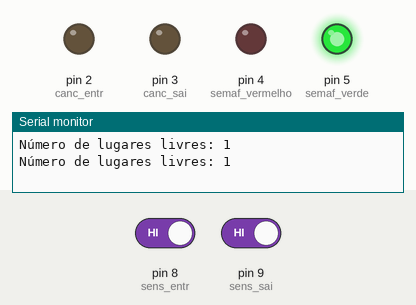
A sketch run on a simulated Arduino Uno, built with avr-gcc and run on an emulated ATmega328P. Shown: output pins drawn as LEDs (lit = HIGH), the last lines printed to the serial monitor. Inputs (shaded band) come from the test bench; at power-on: pin 8 (sens_entr) HIGH, pin 9 (sens_sai) HIGH.

Above: at 2.2 s.
2.3 s: pin 8 (sens_entr) driven LOW
At 3.0 s:
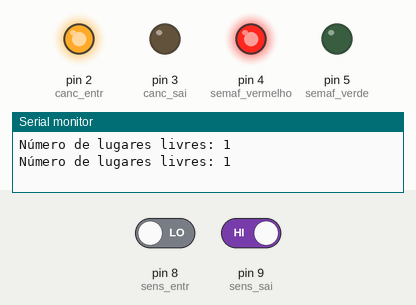
3.8 s: pin 9 (sens_sai) driven LOW
At 4.1 s:
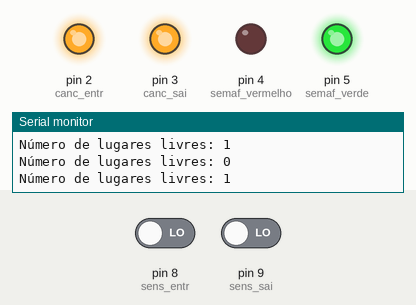
5.3 s: pin 8 (sens_entr) driven HIGH
At 6.4 s:
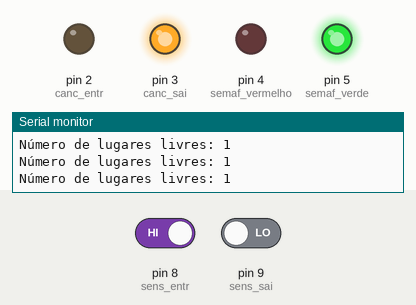
6.8 s: pin 8 (sens_entr) driven LOW
At 7.5 s:
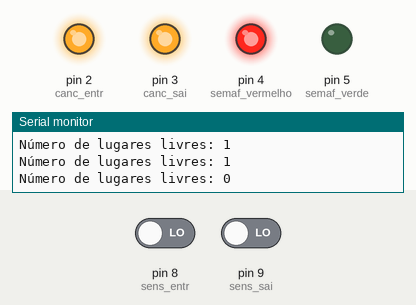
8.3 s: pin 8 (sens_entr) driven HIGH
At 8.6 s:
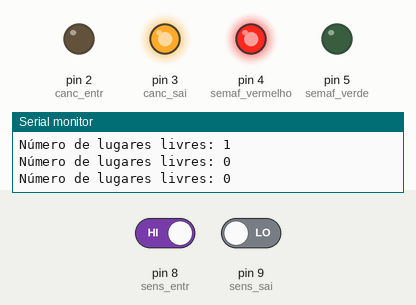
9.8 s: pin 9 (sens_sai) driven HIGH
At 11.2 s:
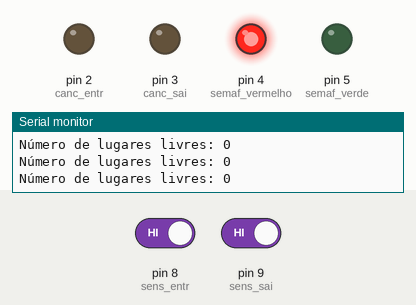
Timing chart, 0 to 12.3 s (numbered marks = the images above; inputs shaded):
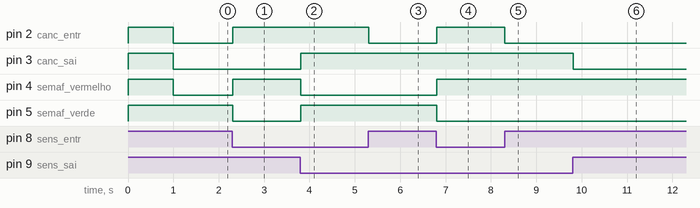

Measured:
- after the input at 2.3 s, pin 2 (canc_entr), pin 4 (semaf_vermelho): LOW → HIGH at once; pin 5 (semaf_verde): HIGH → LOW at once
- after the input at 3.8 s, pin 3 (canc_sai), pin 5 (semaf_verde): LOW → HIGH at once; pin 4 (semaf_vermelho): HIGH → LOW at once
- after the input at 5.3 s, pin 2 (canc_entr): HIGH → LOW at once
- after the input at 6.8 s, pin 2 (canc_entr), pin 4 (semaf_vermelho): LOW → HIGH at once; pin 5 (semaf_verde): HIGH → LOW at once
- after the input at 8.3 s, pin 2 (canc_entr): HIGH → LOW at once
- after the input at 9.8 s, pin 3 (canc_sai): HIGH → LOW at once

The sketch:

Lab1A_G09_RafaelMoura_GoncaloSantos.ino
```cpp
// Entradas
const int sens_entr = 8;
const int sens_sai  = 9;

enum {
    ComCarro = 0,
    SemCarro = 1
};

// Saídas
const int semaf_verde   = 5;
const int semaf_vermelho = 4;
const int canc_entr     = 2;
const int canc_sai      = 3;

// Estado
#define NUMERO_LUGARES 1
int LugaresOcupados = 0;

typedef enum {
    Cancela_Fechada,
    Cancela_Aberta
} estado_cancela;

estado_cancela EntradaCancela;
estado_cancela SaidaCancela;

#define DEBUG 1
#if DEBUG
#define WarnIfNull(Test, Message) do {if(!(Test)) Serial.println(Message);} while(0);
#else
#define WarnIfNull(Test, Message)
#endif

// Corre aquando do reset( uma unica vez)
void setup()
{
    Serial.begin(115200);

    // Definição de pinos como Entradas/Saidas.
    pinMode(semaf_verde, OUTPUT);
    pinMode(semaf_vermelho, OUTPUT);
    pinMode(canc_entr, OUTPUT);
    pinMode(canc_sai, OUTPUT);
    pinMode(sens_entr,INPUT_PULLUP);
    pinMode(sens_sai,INPUT_PULLUP);

    digitalWrite(semaf_verde, HIGH);
    digitalWrite(semaf_vermelho, HIGH);
    digitalWrite(canc_entr, HIGH);
    digitalWrite(canc_sai, HIGH);
    delay(1000);  //Espera 1000ms (1s)
    digitalWrite(semaf_verde, LOW);
    digitalWrite(semaf_vermelho, LOW);
    digitalWrite(canc_entr, LOW);
    digitalWrite(canc_sai, LOW);
}

// Sequencia de codigo que corre em ciclo
int Cycles = 0;
void loop()
{
    // NOTA: Leitura de entradas
    bool EntradaSensor = (digitalRead(sens_entr) == ComCarro); // 1 quando tem carro
    bool SaidaSensor = (digitalRead(sens_sai) == ComCarro); // 1 quando tem carro

    // NOTA: Processamento da máquina de estados
    estado_cancela EntradaAnterior = EntradaCancela;
    estado_cancela SaidaAnterior = SaidaCancela;

    if((EntradaCancela == Cancela_Fechada) && EntradaSensor && LugaresOcupados < NUMERO_LUGARES) EntradaCancela = Cancela_Aberta;
    if((EntradaCancela == Cancela_Aberta) && !EntradaSensor) EntradaCancela = Cancela_Fechada;
    if((SaidaCancela == Cancela_Fechada) && SaidaSensor && LugaresOcupados > 0) SaidaCancela = Cancela_Aberta;
    if((SaidaCancela == Cancela_Aberta) && !SaidaSensor) SaidaCancela = Cancela_Fechada;

    if((EntradaAnterior == Cancela_Fechada) && EntradaCancela == Cancela_Aberta) ++LugaresOcupados;
    if((SaidaAnterior == Cancela_Fechada) && SaidaCancela == Cancela_Aberta) --LugaresOcupados;

    WarnIfNull(LugaresOcupados <= NUMERO_LUGARES, "Número de lugares excedido");
    WarnIfNull(LugaresOcupados >= 0, "Número de lugares ocupados < 0");

#if DEBUG
    if(!(Cycles % 100))
    {
        Serial.print("Número de lugares livres: ");
        Serial.println(NUMERO_LUGARES - LugaresOcupados);
    }
#endif

    // NOTA: Cálculo de saídas
    bool AtuadorEntrada = (EntradaCancela == Cancela_Aberta);
    bool AtuadorSaida = (SaidaCancela == Cancela_Aberta);
    bool SemaforoVerde = (LugaresOcupados != NUMERO_LUGARES);
    bool SemaforoVermelho = !SemaforoVerde;

    // NOTA: Escrita de saídas
    digitalWrite(canc_entr, AtuadorEntrada ? HIGH : LOW);
    digitalWrite(canc_sai, AtuadorSaida ? HIGH : LOW);
    digitalWrite(semaf_verde, SemaforoVerde ? HIGH : LOW);
    digitalWrite(semaf_vermelho, SemaforoVermelho ? HIGH : LOW);

    ++Cycles;
    delay(10);                             // 10 ms, manter esta linha
}
```
